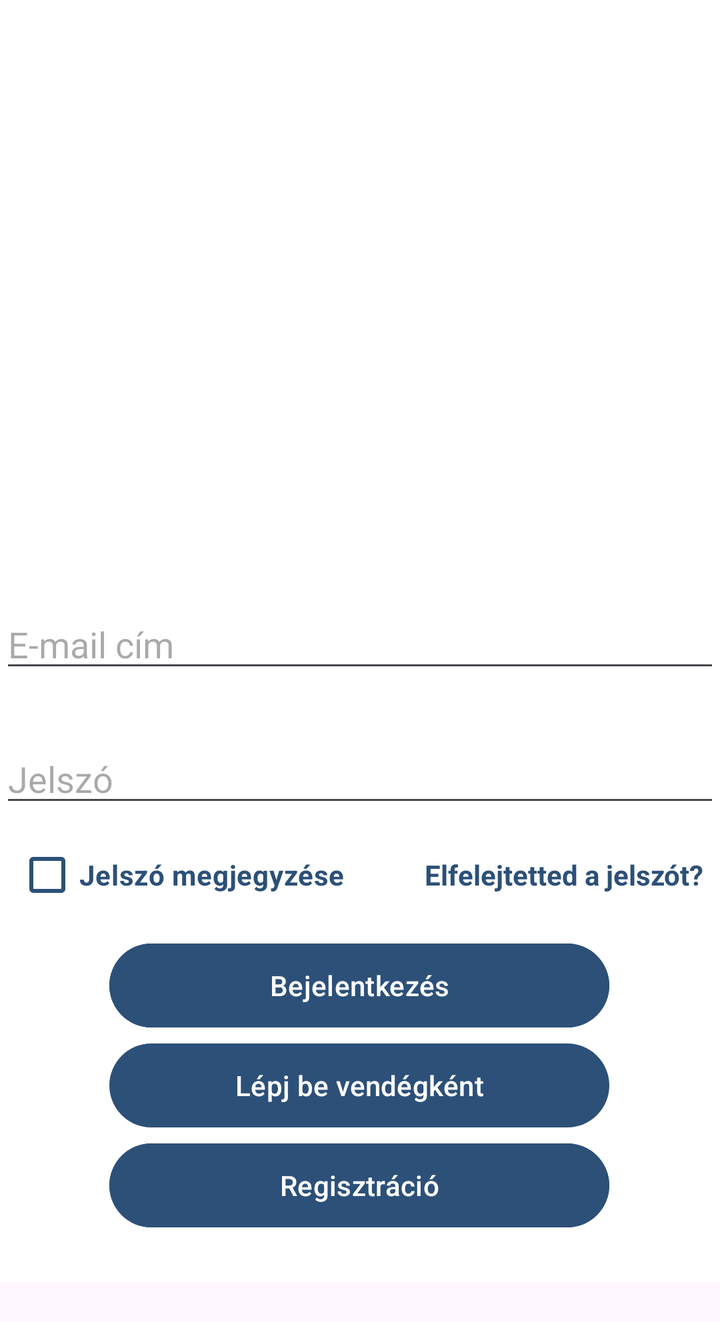
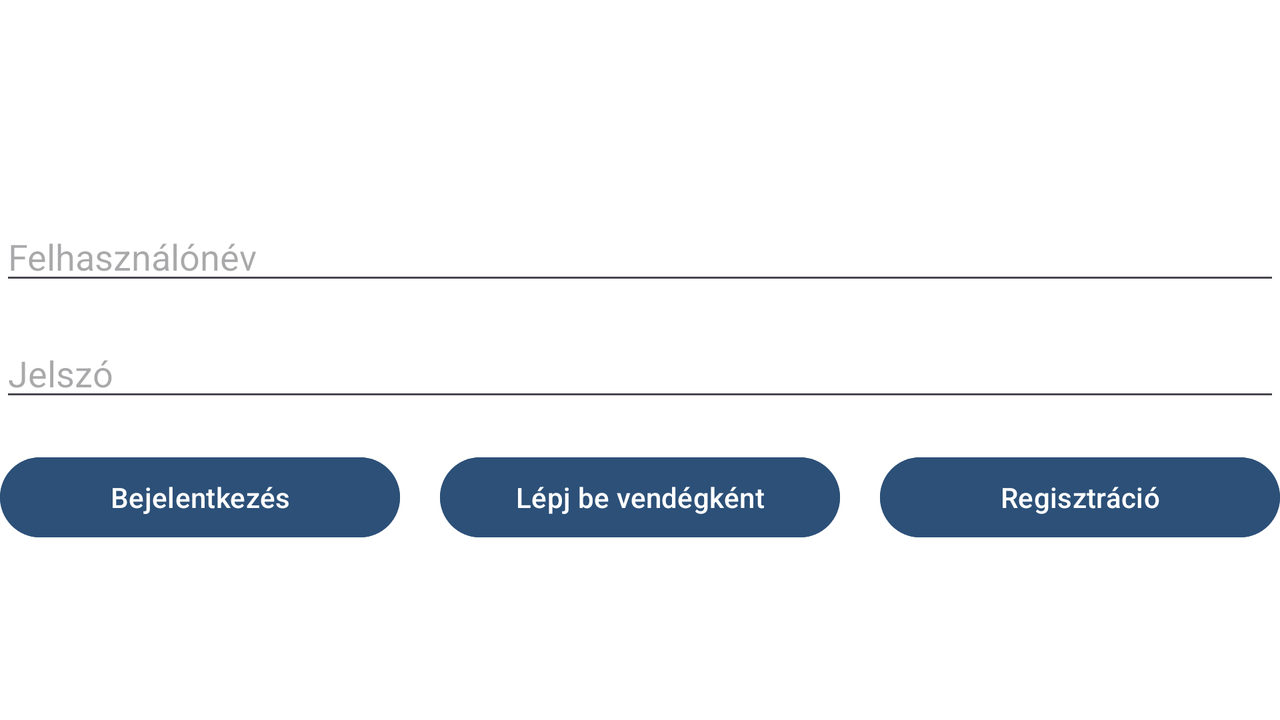

An Android layout and its configuration variant, each rendered on a device that would load it. The default file and the variant file are quoted in full after the pictures.
<!-- AndroidManifest.xml: application theme Base.Theme.TechBazaar -->
<!-- res/layout/activity_main.xml -->
<?xml version="1.0" encoding="utf-8"?>
<ScrollView
    xmlns:android="http://schemas.android.com/apk/res/android"
    xmlns:tools="http://schemas.android.com/tools"
    xmlns:app="http://schemas.android.com/apk/res-auto"
    android:layout_width="match_parent"
    android:layout_height="match_parent"
    android:layout_marginBottom="20dp"
    android:background="#FFFFFF">
<androidx.constraintlayout.widget.ConstraintLayout
    android:id="@+id/main"
    android:layout_width="match_parent"
    android:layout_height="match_parent"
    android:background="#FFFFFF"
    tools:context=".Start">

    <ImageView
        android:id="@+id/imageView1"
        android:layout_width="400dp"
        android:layout_height="300dp"
        android:contentDescription="@string/logo"
        app:layout_constraintBottom_toTopOf="@+id/login_email"
        app:layout_constraintEnd_toEndOf="parent"
        app:layout_constraintStart_toStartOf="parent"
        app:layout_constraintTop_toTopOf="parent"
        app:layout_constraintVertical_bias="0.9"
        app:srcCompat="@drawable/logo"/>

    <EditText
        android:id="@+id/login_email"
        android:layout_width="match_parent"
        android:layout_height="wrap_content"
        android:autofillHints=""
        android:ems="14"
        android:hint="@string/email"
        android:inputType="textEmailAddress"
        android:textColor="@color/primaryc"
        app:layout_constraintBottom_toBottomOf="parent"
        app:layout_constraintTop_toTopOf="parent"
        tools:layout_editor_absoluteX="0dp" />

    <EditText
        android:id="@+id/password"
        android:layout_width="match_parent"
        android:layout_height="wrap_content"
        android:autofillHints=""
        android:ems="14"
        android:hint="@string/password"
        android:inputType="textPassword"
        android:textColor="@color/primaryc"
        app:layout_constraintBottom_toBottomOf="parent"
        app:layout_constraintTop_toBottomOf="@+id/login_email"
        app:layout_constraintVertical_bias="0.100"
        tools:layout_editor_absoluteX="0dp" />
    <LinearLayout
        android:id="@+id/checkl"
        android:layout_width="match_parent"
        android:layout_height="wrap_content"
        android:orientation="horizontal"
        android:gravity="center"
        android:layout_marginTop="5dp"
        app:layout_constraintTop_toBottomOf="@id/password"
        >
        <CheckBox
            android:id="@+id/c1"
            android:layout_width="wrap_content"
            android:layout_height="wrap_content"
            android:text="Jelszó megjegyzése"
            android:textColor="@color/primaryc"
            android:buttonTint="@color/primaryc"
            android:textStyle="bold"/>
        <TextView
            android:id="@+id/c2"
            android:layout_width="wrap_content"
            android:layout_height="wrap_content"
            android:text="Elfelejtetted a jelszót?"
            android:layout_marginStart="40dp"
            android:textSize="14sp"
            android:textColor="@color/primaryc"
            android:textStyle="bold"
            />
    </LinearLayout>
    <Button
        android:id="@+id/login"
        android:layout_width="250dp"
        android:layout_height="50dp"
        android:backgroundTint="#2C5078"
        android:onClick="signInWithEmail"
        android:text="@string/login"
        app:layout_constraintBottom_toBottomOf="parent"
        app:layout_constraintEnd_toEndOf="parent"
        app:layout_constraintHorizontal_bias="0.496"
        app:layout_constraintStart_toStartOf="parent"
        app:layout_constraintTop_toBottomOf="@+id/checkl"
        app:layout_constraintVertical_bias="0.05" />

    <Button
        android:id="@+id/regist"
        android:layout_width="250dp"
        android:layout_height="50dp"
        android:backgroundTint="#2C5078"
        android:onClick="register"
        android:text="@string/regist"
        app:layout_constraintBottom_toBottomOf="parent"
        app:layout_constraintEnd_toEndOf="parent"
        app:layout_constraintHorizontal_bias="0.496"
        app:layout_constraintStart_toStartOf="parent"
        app:layout_constraintTop_toBottomOf="@+id/signInWithGuest"
        app:layout_constraintVertical_bias="0.0" />

    <Button
        android:id="@+id/signInWithGuest"
        android:layout_width="250dp"
        android:layout_height="50dp"
        android:onClick="signInWithGuest"
        android:text="Lépj be vendégként"
        app:layout_constraintEnd_toEndOf="parent"
        app:layout_constraintHorizontal_bias="0.496"
        app:layout_constraintStart_toStartOf="parent"
        app:layout_constraintTop_toBottomOf="@+id/login" />

</androidx.constraintlayout.widget.ConstraintLayout>

</ScrollView>
<!-- resources referenced by this layout -->
<resources>
  <color name="primaryc">#2C5078</color>
  <string name="email">E-mail cím</string>
  <string name="login">Bejelentkezés</string>
  <string name="logo">tb_logo</string>
  <string name="password">Jelszó</string>
  <string name="regist">Regisztráció</string>
  <style name="Base.Theme.TechBazaar" parent="Theme.Material3.DayNight.NoActionBar">
           <item name="colorPrimary">@color/primaryc</item>
      </style>
</resources>
<!-- res/layout-land/activity_main.xml (the repository's variant of the layout above) -->
<!-- drawn on the phone turned sideways -->
<?xml version="1.0" encoding="utf-8"?>
<androidx.constraintlayout.widget.ConstraintLayout
    xmlns:android="http://schemas.android.com/apk/res/android"
    xmlns:app="http://schemas.android.com/apk/res-auto"
    xmlns:tools="http://schemas.android.com/tools"
    android:id="@+id/main"
    android:layout_width="match_parent"
    android:layout_height="match_parent"
    android:background="#FFFFFF"
    tools:context=".Start">

    <ImageView
        android:id="@+id/imageView2"
        android:layout_width="166dp"
        android:layout_height="116dp"
        android:contentDescription="@string/logo"
        app:layout_constraintBottom_toTopOf="@+id/login_email"
        app:layout_constraintEnd_toEndOf="parent"
        app:layout_constraintStart_toStartOf="parent"
        app:layout_constraintTop_toTopOf="parent"
        app:layout_constraintVertical_bias="0.326"
        app:srcCompat="@drawable/logo" />

    <EditText
        android:id="@+id/login_email"
        android:layout_width="match_parent"
        android:layout_height="wrap_content"
        android:autofillHints=""
        android:ems="14"
        android:hint="@string/username"
        android:inputType="textEmailAddress"
        android:textColor="#2C5078"
        app:layout_constraintBottom_toBottomOf="parent"
        app:layout_constraintTop_toTopOf="parent"
        app:layout_constraintVertical_bias="0.333"
        tools:layout_editor_absoluteX="0dp" />

    <EditText
        android:id="@+id/password"
        android:layout_width="match_parent"
        android:layout_height="wrap_content"
        android:autofillHints=""
        android:ems="14"
        android:inputType="textPassword"
        android:hint="@string/password"
        android:textColor="#2C5078"
        app:layout_constraintBottom_toBottomOf="parent"
        app:layout_constraintTop_toBottomOf="@+id/login_email"
        app:layout_constraintVertical_bias="0.100"
        tools:layout_editor_absoluteX="0dp" />

    <LinearLayout
        android:id="@+id/inre"
        android:layout_width="match_parent"
        android:layout_height="wrap_content"
        android:gravity="center"
        android:orientation="horizontal"
        app:layout_constraintBottom_toBottomOf="parent"
        app:layout_constraintTop_toBottomOf="@+id/password"
        app:layout_constraintVertical_bias="0.178"
        tools:layout_editor_absoluteX="0dp">

        <Button
            android:id="@+id/login"
            android:layout_width="200dp"
            android:layout_height="wrap_content"
            android:layout_marginEnd="20dp"
            android:backgroundTint="#2C5078"
            android:onClick="signInWithEmail"
            android:text="@string/login" />
        <Button
            android:id="@+id/signInWithGuest"
            android:layout_width="200dp"
            android:layout_height="wrap_content"
            android:layout_marginEnd="20dp"
            android:backgroundTint="#2C5078"
            android:onClick="signInWithGuest"
            android:text="Lépj be vendégként" />
        <Button
            android:id="@+id/regist"
            android:layout_width="200dp"
            android:layout_height="wrap_content"
            android:backgroundTint="#2C5078"
            android:onClick="register"
            android:text="@string/regist" />
    </LinearLayout>

    <TextView
        android:id="@+id/icheck"
        android:layout_width="wrap_content"
        android:layout_height="wrap_content"
        android:layout_marginTop="20dp"
        android:text=""
        android:textAlignment="center"
        android:textColor="#8A1D1D"
        android:textSize="18sp"
        android:textStyle="bold"
        app:layout_constraintEnd_toEndOf="parent"
        app:layout_constraintHorizontal_bias="0.499"
        app:layout_constraintStart_toStartOf="parent"
        app:layout_constraintTop_toBottomOf="@+id/inre" />

</androidx.constraintlayout.widget.ConstraintLayout>
<!-- resources referenced by the variant -->
<!-- as the phone turned sideways resolves them -->
<resources>
  <string name="login">Bejelentkezés</string>
  <string name="logo">tb_logo</string>
  <string name="password">Jelszó</string>
  <string name="regist">Regisztráció</string>
  <string name="username">Felhasználónév</string>
  <style name="Base.Theme.TechBazaar" parent="Theme.Material3.DayNight.NoActionBar">
           <item name="colorPrimary">@color/primaryc</item>
      </style>
  <color name="primaryc">#2C5078</color>
</resources>
